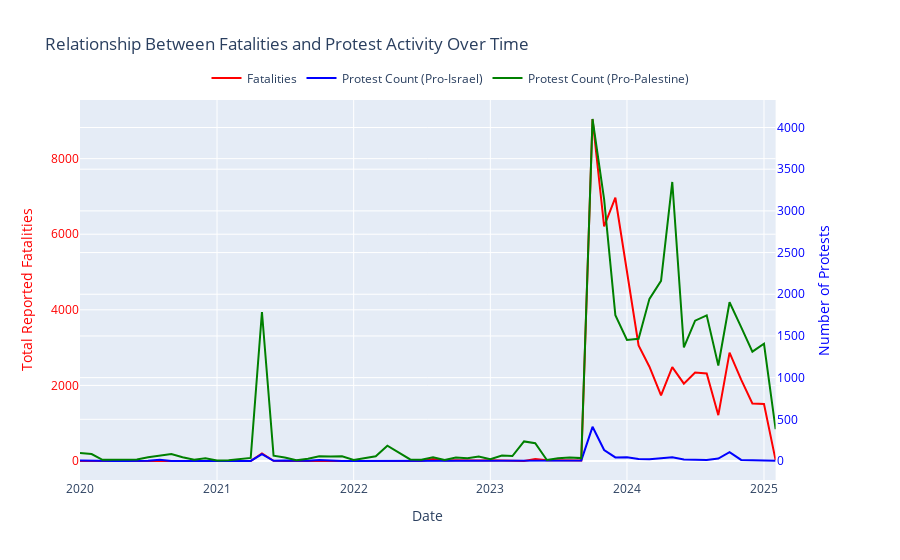

The notebook cell this image was saved under:
### Code cell
import pandas as pd
from plotly.subplots import make_subplots
import plotly.graph_objects as go

# Aggregate fatalities by month
fatalities_by_month = df_reports.groupby('year_month')['fatalities'].sum().reset_index()
fatalities_by_month.columns = ['year_month', 'total_fatalities']

# Aggregate protest counts by month for pro-Israel protests
protests_israel_by_month = annotated_protests_and_riots[
    (annotated_protests_and_riots['conflict_related'] == 1) & 
    (annotated_protests_and_riots['pro_israel'] == 1)
].groupby('year_month').size().reset_index(name='protest_count_israel')

# Aggregate protest counts by month for pro-Palestine protests
protests_palestine_by_month = annotated_protests_and_riots[
    (annotated_protests_and_riots['conflict_related'] == 1) & 
    (annotated_protests_and_riots['pro_palestine'] == 1)
].groupby('year_month').size().reset_index(name='protest_count_palestine')

# Merge the fatalities and both protest counts datasets
combined_data = pd.merge(fatalities_by_month, protests_israel_by_month, on='year_month', how='outer')
combined_data = pd.merge(combined_data, protests_palestine_by_month, on='year_month', how='outer').fillna(0)

# Convert 'year_month' to datetime and sort
combined_data['year_month'] = pd.to_datetime(combined_data['year_month'])
combined_data = combined_data.sort_values('year_month')

# Create dual-axis plot with Plotly. We'll plot fatalities on the primary y-axis,
# and both protest counts on the secondary y-axis.
fig = make_subplots(specs=[[{"secondary_y": True}]])

fig.add_trace(
    go.Scatter(x=combined_data['year_month'], y=combined_data['total_fatalities'], 
               name='Fatalities', line=dict(color='red')),
    secondary_y=False
)

fig.add_trace(
    go.Scatter(x=combined_data['year_month'], y=combined_data['protest_count_israel'], 
               name='Protest Count (Pro-Israel)', line=dict(color='blue')),
    secondary_y=True
)

fig.add_trace(
    go.Scatter(x=combined_data['year_month'], y=combined_data['protest_count_palestine'], 
               name='Protest Count (Pro-Palestine)', line=dict(color='green')),
    secondary_y=True
)

fig.update_layout(
    title='Relationship Between Fatalities and Protest Activity Over Time',
    xaxis_title='Date',
    legend=dict(orientation='h', yanchor="bottom", y=1.02, xanchor="center", x=0.5)
)

fig.update_yaxes(title_text='Total Reported Fatalities', secondary_y=False, color='red')
fig.update_yaxes(title_text='Number of Protests', secondary_y=True, color='blue')

fig.show()

# Calculate the correlation between fatalities and each protest count
correlation_israel = combined_data['total_fatalities'].corr(combined_data['protest_count_israel'])
print(f"Correlation between fatalities and protest count (Pro-Israel): {correlation_israel:.3f}")

correlation_palestine = combined_data['total_fatalities'].corr(combined_data['protest_count_palestine'])
print(f"Correlation between fatalities and protest count (Pro-Palestine): {correlation_palestine:.3f}")

# Compute one-month lag correlations
combined_data['fatalities_lag1'] = combined_data['total_fatalities'].shift(1)

lag_correlation_israel = combined_data['fatalities_lag1'].corr(combined_data['protest_count_israel'])
print(f"Correlation with 1-month lag (Pro-Israel): {lag_correlation_israel:.3f}")

lag_correlation_palestine = combined_data['fatalities_lag1'].corr(combined_data['protest_count_palestine'])
print(f"Correlation with 1-month lag (Pro-Palestine): {lag_correlation_palestine:.3f}")
